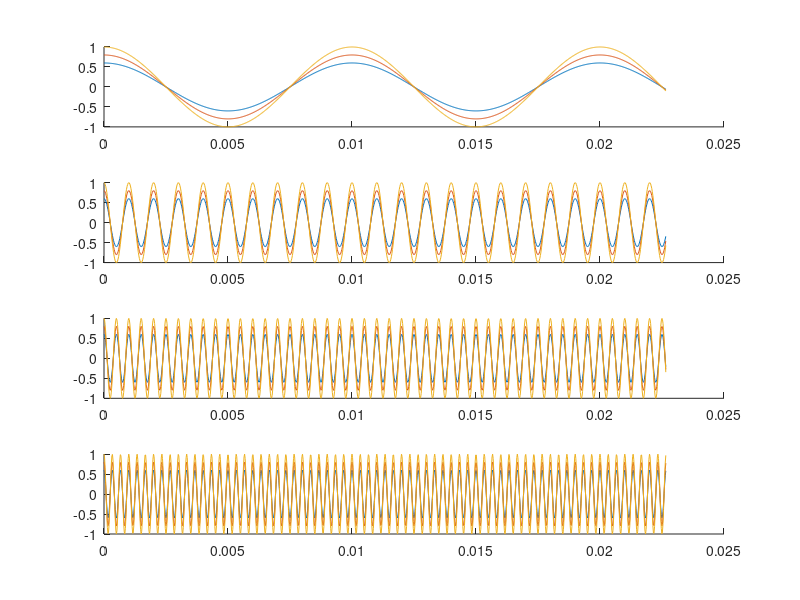

MATLAB code for this plot:
clc, clear, close all

% Frequencies to be played in Hz
frequencies = [100 1000 2000 3000];
% frequencies = 500:500:1500;

% Amplitudes
amplitudes = 0.6:0.2:1;

amplitude = 1;
duration = 0.3;   % Duration of the Sound
fs = 44100;       % Sampling Rate
T = 1 / fs;       % Sampling Period
t = 0:T:duration; % Time Vector

signals = zeros(length(frequencies), length(t), length(amplitudes));

for i = 1:length(frequencies)
    for j = 1:length(amplitudes)
        % Recalculating the signal with the new amplitude
        signal = amplitudes(j)* cos(2 * pi * frequencies(i) * t);
        
        % Save the Signal
        signals(i, :, j) = signal;
        
        % Playing the Signal
        sound(signal, fs)
        
        % Plotting the Signal
        subplot(length(frequencies), 1, i)
        hold on
        ylim([-1 1])
        plot(t(1:1000), signal(1:1000))
        
        % Pausing between each signal
        pause(duration + 0.05)
    end
end